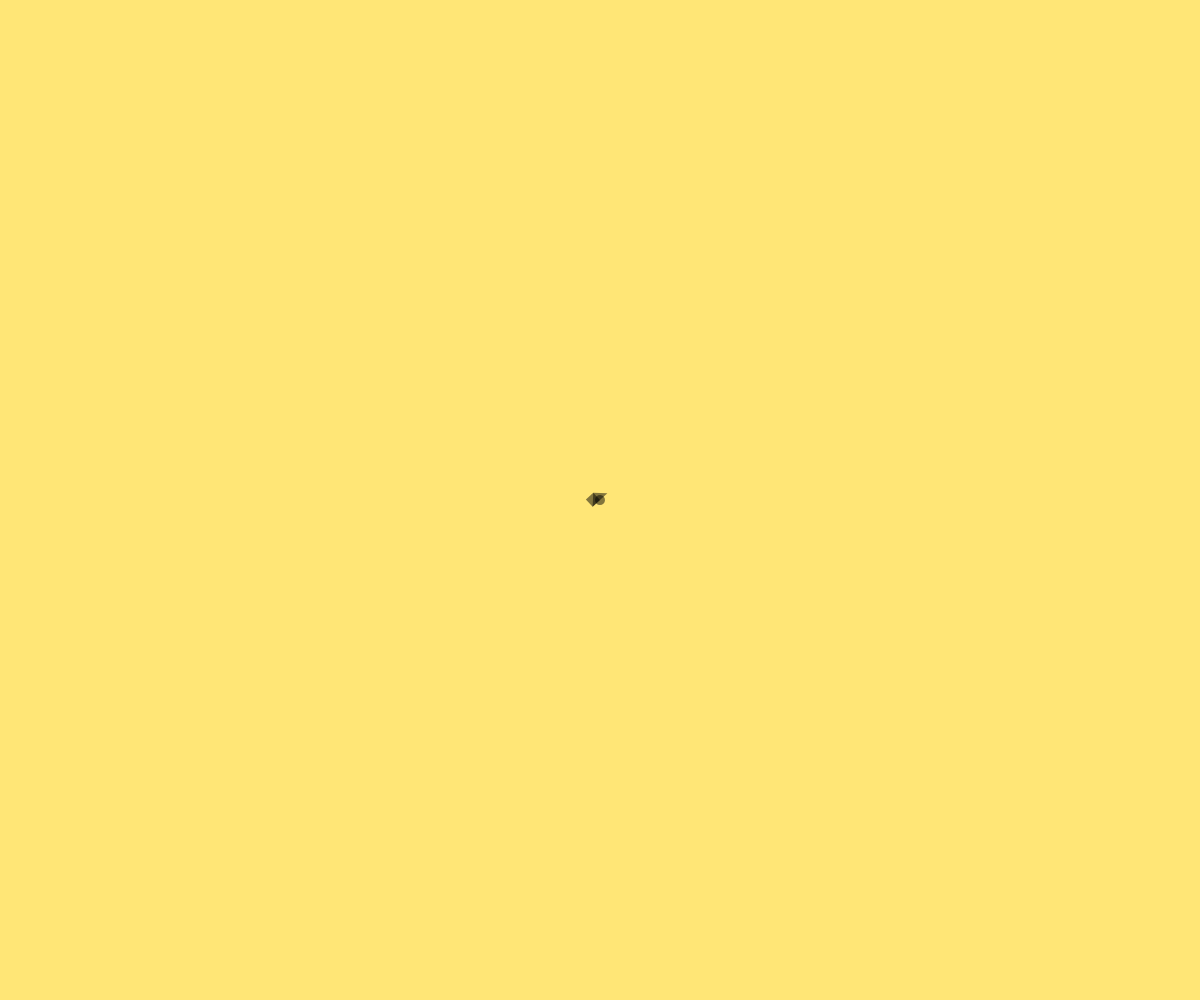
Frame 1 (no input)
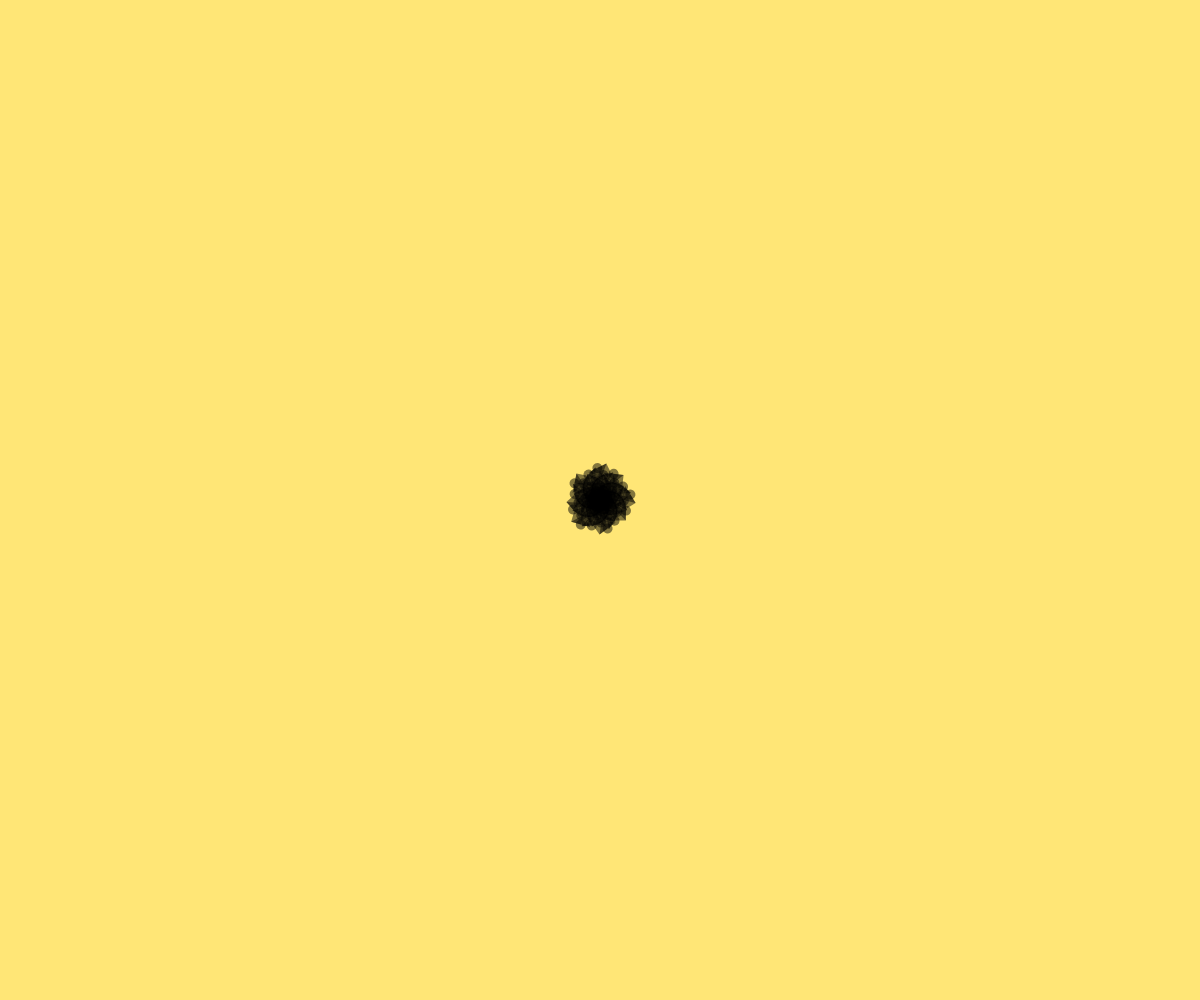
Frame 60 (no input)
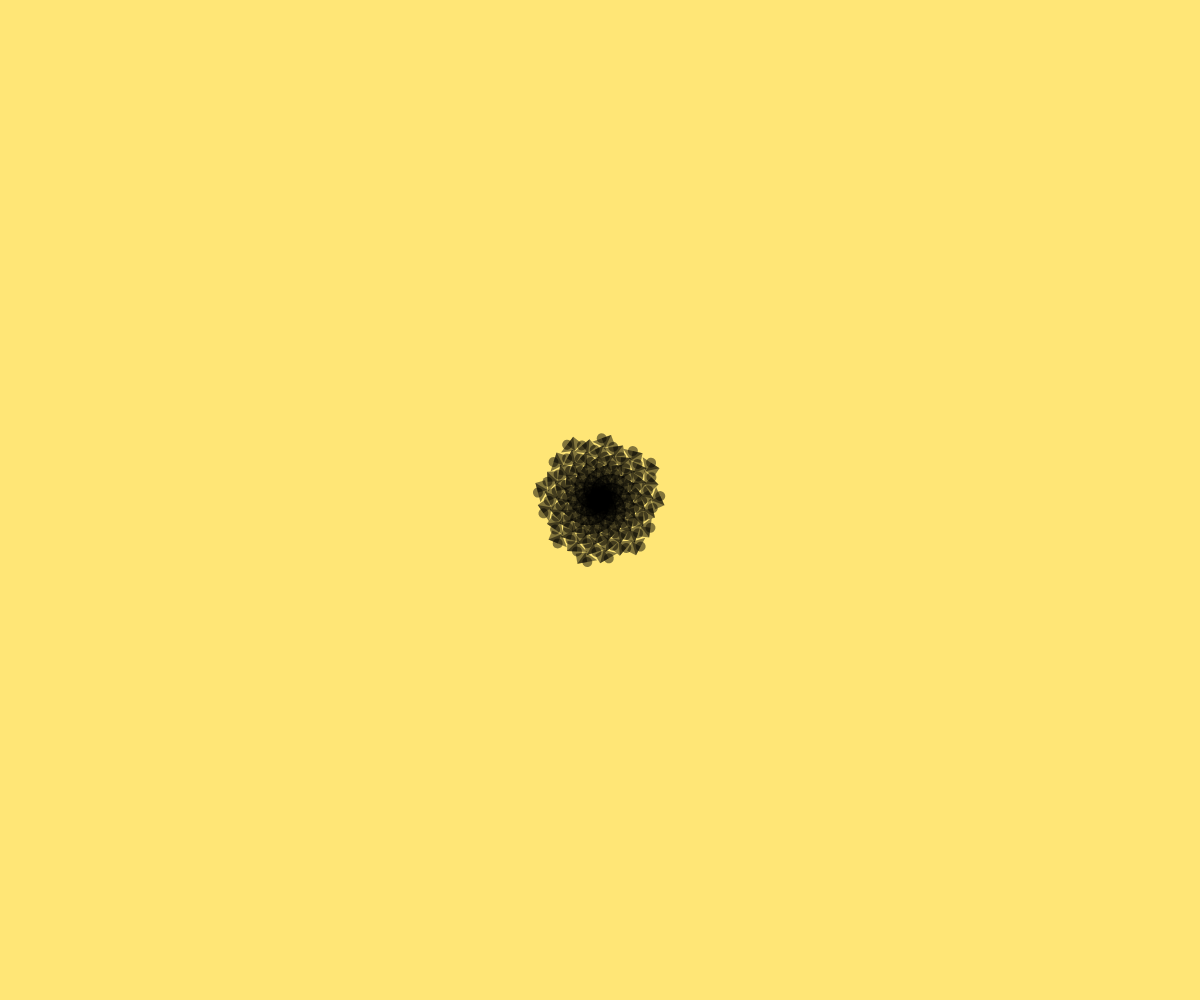
Frame 120 (the mouse pressed at the canvas centre since frame 60)

The p5.js sketch that drew these frames (run headless with seeded random() and noise() and a simulated clock; from frame 60 on, the mouse is pressed at the canvas centre):

// p5.js sketch
// ── sketch.js

var number = 100;                              // number of shapes to draw
var size = 10;                                 // size of each shape
var stepSize = 1;                               // size of each step
var opacity = 125;                               // color opacity [0-255]
var animate = true;                            // control animation [true or false]
var time = 0;
var Fibonacci = [];

function setup() {
  createCanvas(windowWidth,windowHeight);                       // create a  canvas
  noStroke();                                   // disables drawing an outline
}

function draw() {
  background(255,230,118);                                // draw  background
  fill(0, opacity);                                         // set color to white
  translate(windowWidth/2, windowHeight/2)              // move center to middle of canvas
  if (animate) number = frameCount;             // controls animation

  var goldenAngle = PI * (3.0 - sqrt(5));       // https://en.wikipedia.org/wiki/Golden_angle
  rotate(time);
  for (var i = 0; i < number; i++) {
    translate(0, i * stepSize);                 // take step forward
    rotate(goldenAngle);                        // rotate by the golden angle

    /////////////////////
    // Draw the shape! //
    /////////////////////
    triangle(-size, 0, 0, size, size, 0);       // draw a triangle
    ellipse(0, 0, size);						// draw an ellipse (circle)
    rect(0, 0, size, size); 					// draw a rectangle
  }
  time += 0.001;    
  rotate(-PI / 6 * frameCount);
  
}
